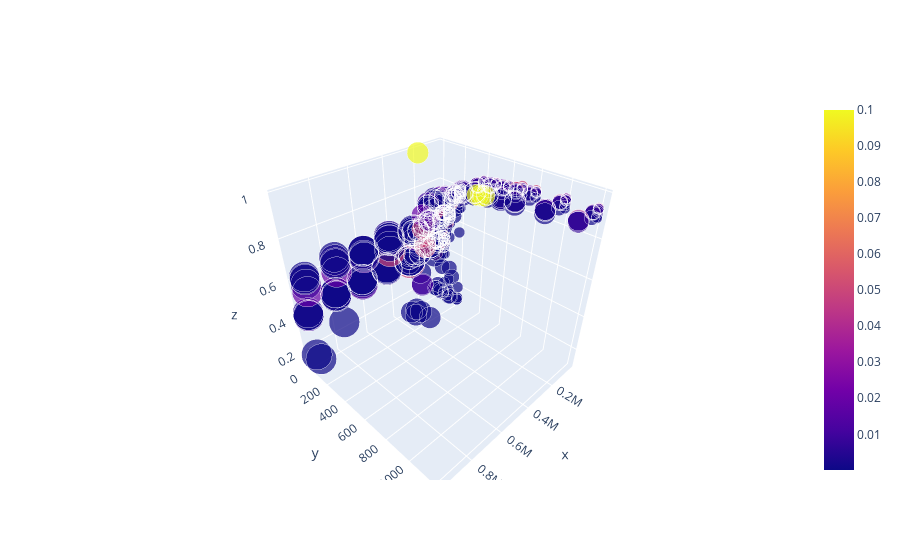

Notebook source saved alongside this figure:
### Code cell
sizeref = max(df['hidden_dimension'])/(30**2)

fig = go.Figure()

fig.add_trace(go.Scatter3d(
    x=df['number_parameter'],
    y=df['intrinsic_dimension'],
    z=df['best_accuracy'],
    mode='markers',
    marker=dict(
        color=df['learning_rate'], size=df['hidden_dimension'],
        sizemode = 'area', sizeref=sizeref,
        sizemin=2, showscale = True
        ),
#    error_y=dict(
#            type='data', # value of error bar given in data coordinates
#            array=[1, 2, 3, 4, 5],
#            visible=True),
))

fig.update_layout(
    legend=dict(
        yanchor="top",
        y=0.99,
        xanchor="left",
        x=0.01,
        )
    )

fig.show()

### Figure 1 — Plotly figure (JSON) as saved in the notebook; plotly's stock layout.template omitted (floating-point values rounded to 4 significant figures; data arrays with more than 128 entries replaced by an {"elided": "..."} marker saying what was removed)
{"data": [{"marker": {"color": {"elided": "518 float values"}, "showscale": true, "size": {"elided": "518 int values"}, "sizemin": 2, "sizemode": "area", "sizeref": 0.4444}, "mode": "markers", "type": "scatter3d", "x": {"elided": "518 int values"}, "y": {"elided": "518 int values"}, "z": {"elided": "518 float values"}}], "layout": {"legend": {"x": 0.01, "xanchor": "left", "y": 0.99, "yanchor": "top"}}}
